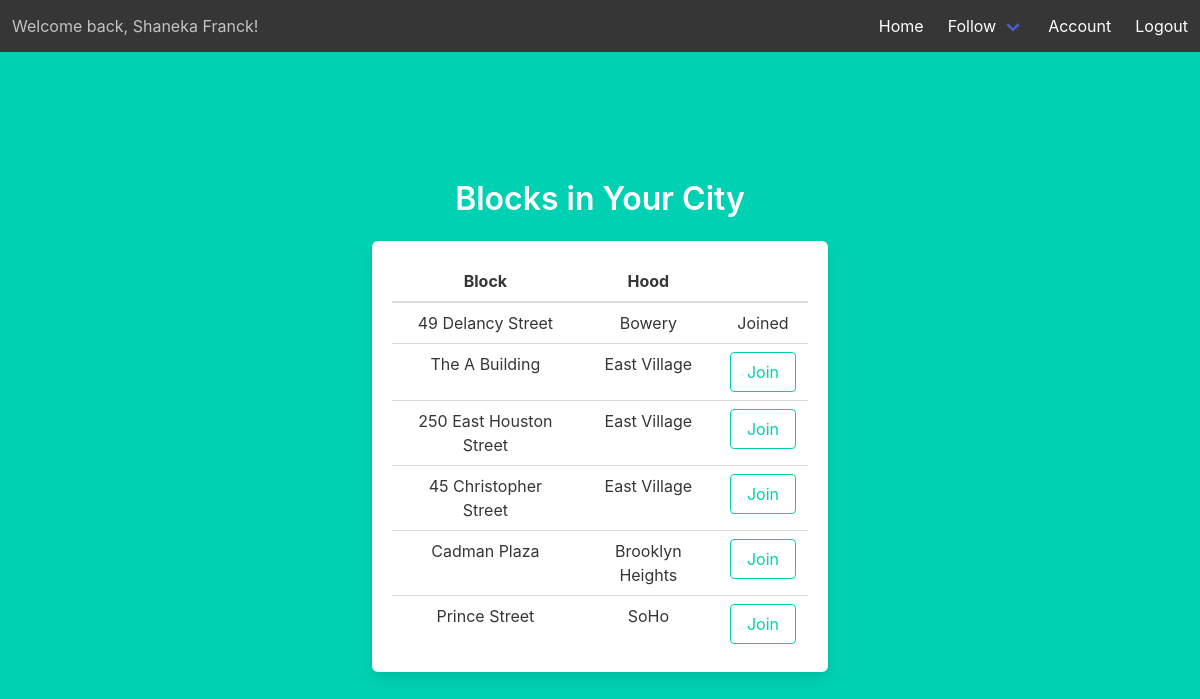
Screenshot of /blocks (signed in) with the database file from the repository.
### models.py (models this page shows)
class Users(UserMixin, db.Model):
    __tablename__ = 'Users'
    id = db.Column(db.Integer, primary_key=True)
    email = db.Column(db.String(45), unique=True, nullable=False)
    pword = db.Column(db.String(45), nullable=False)
    fname = db.Column(db.String(45), nullable=False)
    lname = db.Column(db.String(45), nullable=False)
    street_addr = db.Column(db.String(45), nullable=False)
    cid = db.Column(db.Integer, db.ForeignKey('City.id'), nullable=False)
    uprofile = db.Column(db.Text)
    photo = db.Column(db.Text)
    last_login_timestamp = db.Column(db.DateTime, default=datetime.now())

class Blocks(db.Model):
    __tablename__ = 'Blocks'
    id = db.Column(db.Integer, primary_key=True)
    bname = db.Column(db.String(45), nullable=False)
    sw_lat = db.Column(db.Float, nullable=False)
    sw_lat = db.Column(db.Float, nullable=False)
    sw_lat = db.Column(db.Float, nullable=False)
    sw_lat = db.Column(db.Float, nullable=False)
    bpopulation = db.Column(db.Integer, nullable=False)

class Hood(db.Model):
    __tablename__ = 'Hood'
    id = db.Column(db.Integer, primary_key=True)
    hname = db.Column(db.String(45), nullable=False)
    sw_lat = db.Column(db.Float, nullable=False)
    sw_lat = db.Column(db.Float, nullable=False)
    sw_lat = db.Column(db.Float, nullable=False)
    sw_lat = db.Column(db.Float, nullable=False)
    hpopulation = db.Column(db.Integer, nullable=False)

### location.py (the view)
@location.route('/blocks')
@login_required
def blocks():
    my_membership = get_my_membership()
    if my_membership:
        my_block_id = my_membership.bid
    else:
        my_block_id = None
    blocks_hood_id_list = []
    for l in Location.query.filter_by(cid=current_user.cid).all():
        if l.bid != my_block_id:
            blocks_hood_id_list.append([l.bid, l.hid])
        else:
            my_hood_id = l.hid
    blocks_hood_list = []
    for i in blocks_hood_id_list:
        blocks_hood_list.append([Blocks.query.filter_by(id=i[0]).first(), Hood.query.filter_by(id=i[1]).first()])
    if my_block_id:
        my_blocks_hood_id = [my_block_id, my_hood_id]
        my_blocks_hood = [Blocks.query.filter_by(id=my_blocks_hood_id[0]).first(), Hood.query.filter_by(id=my_blocks_hood_id[1]).first()]
        return render_template('blocks.html', my_blocks_hood=my_blocks_hood, blocks_hood=blocks_hood_list)
    print(blocks_hood_list)
    return render_template('blocks.html', blocks_hood=blocks_hood_list)

### location.py (called while the page is built)
def get_my_membership():
    return Membership.query.filter_by(uid=current_user.id).first()

### templates/blocks.html (shortened to what this page needs)
{% extends "base.html" %}
{% block content %}
<div class="column is-6 is-offset-3">
    <h1 class="title">
        Blocks in Your City
    </h1>
    <div class="box">
        <table class="table is-fullwidth">
            <thead>
                <tr>
                    <th>Block</th>
                    <th>Hood</th>
                    <th></th>
                </tr>
            </thead>
            <tbody>
                {% if my_blocks_hood != None %}
                <tr>
                    <td>{{ my_blocks_hood[0].bname }}</td>
                    <td>{{ my_blocks_hood[1].hname }}</td>
                    <td>
                        Joined
                    </td>
                </tr>
                {% endif %}
                {% for i in blocks_hood %}
                <tr>
                    <td>{{ i[0].bname }}</td>
                    <td>{{ i[1].hname }}</td>
                    <td>
                        <form method="POST" action="/blocks">
                            <div class="control">
                                <input class="button is-primary is-outlined" type="submit" name="action" value="Join">
                            </div>
                        </form>
                    </td>
                </tr>
                {% endfor %}
            </tbody>
        </table>
    </div>
</div>
{% endblock %}

### templates/base.html (shortened to what this page needs)
<!DOCTYPE html>
<html>
<head>
    <link rel="stylesheet" href="https://cdnjs.cloudflare.com/ajax/libs/bulma/0.7.2/css/bulma.min.css" />
</head>
<body>
    <section class="hero is-primary is-fullheight">
        <div class="hero-head">
            <nav class="navbar has-background-dark" role="navigation" aria-label="main navigation">
                {% if current_user.is_authenticated %}
                <div class="navbar-start">
                    <p class="navbar-item">
                        Welcome back, {{ current_user.fname }} {{ current_user.lname }}!
                    </p>
                </div>
                {% endif %}
                <div id="navbarMenuHeroA" class="navbar-menu ">
                    <div class="navbar-end">
                        <a href="{{ url_for('main.index') }}" class="navbar-item">
                            Home
                        </a>
                        {% if current_user.is_authenticated %}
                        <div class="navbar-item has-dropdown is-hoverable has-text-white has-background-dark">
                            <a class="navbar-link has-background-dark">
                                Follow
                            </a>
                        </div>
                        {% endif %}
                        {% if current_user.is_authenticated %}
                        <a href="{{ url_for('acc.account') }}" class="navbar-item">
                            Account
                        </a>
                        {% endif %}
                        {% if current_user.is_authenticated %}
                        <a href="{{ url_for('auth.logout') }}" class="navbar-item">
                            Logout
                        </a>
                        {% endif %}
                    </div>
                </div>
            </nav>
        </div>
        <div class="hero-body">
            <div class="container has-text-centered">
                {% block content %}
                {% endblock %}
            </div>
        </div>
    </section>
</body>
</html>

### rows the page displays
Users: fname "Shaneka", lname "Franck"
Blocks: bname "49 Delancy Street"
Hood: hname "Bowery"
Blocks: bname "The A Building", hname "East Village"
Blocks: bname "250 East Houston Street", hname "East Village"
Blocks: bname "45 Christopher Street", hname "East Village"
Blocks: bname "Cadman Plaza", hname "Brooklyn Heights"
Blocks: bname "Prince Street", hname "SoHo"
